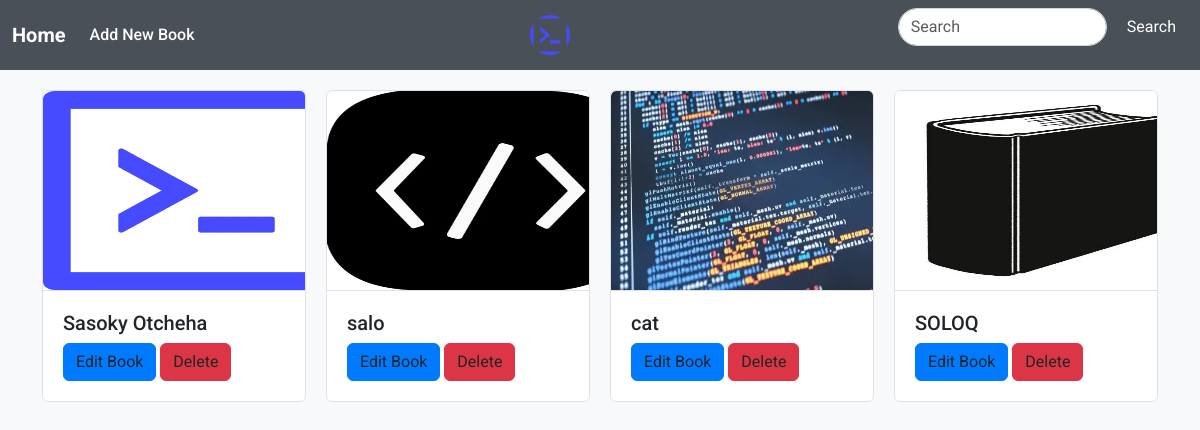
/ (signed in), run on an earlier commit of the app's database.
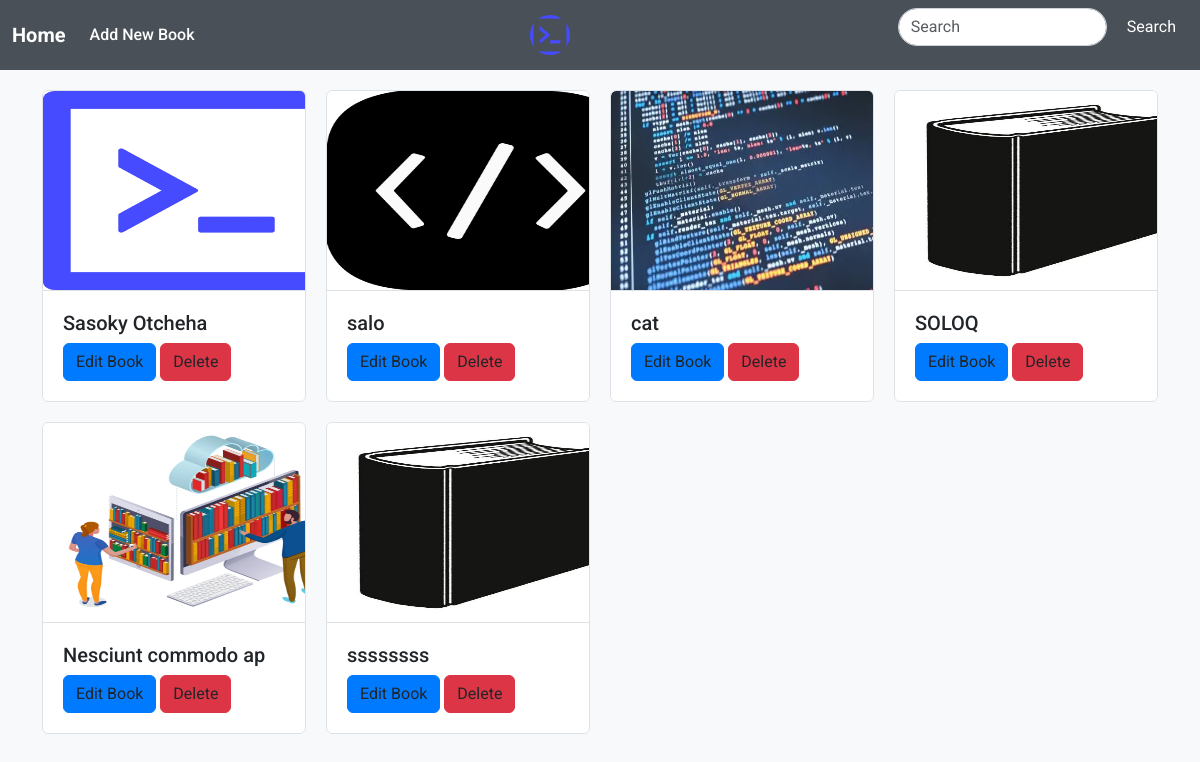
And on a later commit of the database.
### book/models.py (models this page shows, shortened)
class Book(models.Model):
    title = models.CharField(max_length=200)
    author = models.CharField(max_length=200, blank=True)
    photo_book = models.ImageField(upload_to='photos_books', null='True', blank=True, default='book.png')
    photo_author = models.ImageField(upload_to='photos_authors', null=True, blank=True)
    pages = models.IntegerField()
    price = models.DecimalField(max_digits=5, decimal_places=2,null=True, blank=True)
    descripition = models.TextField(null=True, blank=True)
    created_at = models.DateTimeField(auto_now_add=True)
    active = models.BooleanField(default=True)
    status = models.CharField(max_length=50, choices=status_books, null=True, blank=True)

### book/views.py (the view)
# urls.py: path('', BookListView.as_view(), name='book'),
class BookListView(LoginRequiredMixin, ListView):
    model = Book
    template_name = 'book/home.html'
    context_object_name = 'books'
    def get_queryset(self):
        query = self.request.GET.get('search', '')
        return Book.objects.filter(
            Q(title__icontains=query) | Q(author__icontains=query)
        ).distinct()
    def get_context_data(self, **kwargs):
        context = super().get_context_data(**kwargs)
        context['query'] = self.request.GET.get('search', '')
        return context

### book/templates/book/home.html (shortened to what this page needs)
{% extends 'base.html' %}
{% block body %}
<head>
</head>
    <div class="container">
        <div class="grid-container">
            {% for book in books %}
                <div class="card">
                    <a href="{% url 'book:book_details' book.pk %}"><img src="{{ book.photo_book.url }}" style="width:306.9px; height:200px;" class="card-img-top" alt="Sample Image"></a>
                    <div class="card-body">
                        <a href="{% url 'book:book_details' book.pk %}" style="text-decoration: none;"><h5 class="card-title">{{book.title}}</h5></a>
                        <a href="{% url 'book:edit_book' book.pk %}" class="btn btn-primary">Edit Book</a>
                        <a href="{% url 'book:delete_book' book.pk %}" class="btn btn-danger">Delete</a>
                    </div>
                </div>
            {% endfor %}
        </div>
    </div>
{% endblock body %}

What changed in the data, as far as the page shows it:
added Book: photo_book (picture), title "Nesciunt commodo ap"
added Book: photo_book (picture), title "ssssssss"
